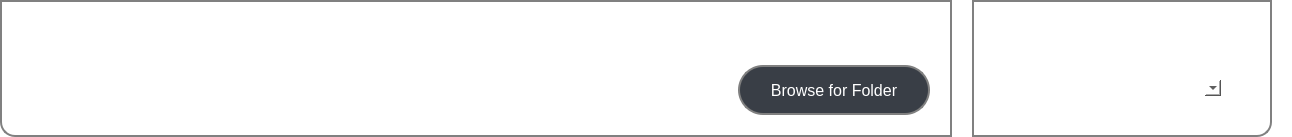
                     <widget class="QFrame" name="default_data_file_folder_frame">
                      <property name="styleSheet">
                       <string notr="true">border:0px solid white;
border-radius:0px;
background:transparent;</string>
                      </property>
                      <property name="frameShape">
                       <enum>QFrame::StyledPanel</enum>
                      </property>
                      <property name="frameShadow">
                       <enum>QFrame::Raised</enum>
                      </property>
                      <layout class="QHBoxLayout" name="horizontalLayout_23" stretch="1,0,0">
                       <property name="spacing">
                        <number>20</number>
                       </property>
                       <property name="leftMargin">
                        <number>0</number>
                       </property>
                       <property name="topMargin">
                        <number>0</number>
                       </property>
                       <property name="rightMargin">
                        <number>0</number>
                       </property>
                       <property name="bottomMargin">
                        <number>0</number>
                       </property>
                       <item>
                        <widget class="QFrame" name="frame_3">
                         <property name="styleSheet">
                          <string notr="true">border:2px solid gray;
border-top-left-radius: 0px;
border-top-right-radius: 0px;
border-bottom-left-radius: 15px;
border-bottom-right-radius: 0px;</string>
                         </property>
                         <property name="frameShape">
                          <enum>QFrame::StyledPanel</enum>
                         </property>
                         <property name="frameShadow">
                          <enum>QFrame::Raised</enum>
                         </property>
                         <layout class="QVBoxLayout" name="verticalLayout_36" stretch="0,1">
                          <property name="spacing">
                           <number>20</number>
                          </property>
                          <property name="leftMargin">
                           <number>20</number>
                          </property>
                          <property name="topMargin">
                           <number>20</number>
                          </property>
                          <property name="rightMargin">
                           <number>20</number>
                          </property>
                          <property name="bottomMargin">
                           <number>20</number>
                          </property>
                          <item>
                           <widget class="QLabel" name="label_21">
                            <property name="font">
                             <font>
                              <pointsize>14</pointsize>
                             </font>
                            </property>
                            <property name="styleSheet">
                             <string notr="true">border:0px;
color:white;</string>
                            </property>
                            <property name="text">
                             <string>Default Data File Folder</string>
                            </property>
                            <property name="alignment">
                             <set>Qt::AlignCenter</set>
                            </property>
                           </widget>
                          </item>
                          <item>
                           <widget class="QFrame" name="frame_49">
                            <property name="styleSheet">
                             <string notr="true">border:0px solid;
background:transparent;</string>
                            </property>
                            <property name="frameShape">
                             <enum>QFrame::StyledPanel</enum>
                            </property>
                            <property name="frameShadow">
                             <enum>QFrame::Raised</enum>
                            </property>
                            <layout class="QHBoxLayout" name="horizontalLayout_4" stretch="1,0">
                             <property name="spacing">
                              <number>20</number>
                             </property>
                             <property name="leftMargin">
                              <number>0</number>
                             </property>
                             <property name="topMargin">
                              <number>0</number>
                             </property>
                             <property name="rightMargin">
                              <number>0</number>
                             </property>
                             <property name="bottomMargin">
                              <number>0</number>
                             </property>
                             <item>
                              <widget class="QTextEdit" name="data_file_folder_name">
                               <property name="sizePolicy">
                                <sizepolicy hsizetype="Preferred" vsizetype="Preferred">
                                 <horstretch>0</horstretch>
                                 <verstretch>0</verstretch>
                                </sizepolicy>
                               </property>
                               <property name="minimumSize">
                                <size>
                                 <width>696</width>
                                 <height>50</height>
                                </size>
                               </property>
                               <property name="maximumSize">
                                <size>
                                 <width>16777215</width>
                                 <height>50</height>
                                </size>
                               </property>
                               <property name="font">
                                <font>
                                 <pointsize>12</pointsize>
                                </font>
                               </property>
                               <property name="styleSheet">
                                <string notr="true">background: white;
border-radius: 15px;
border: 0px solid black;</string>
                               </property>
                               <property name="verticalScrollBarPolicy">
                                <enum>Qt::ScrollBarAlwaysOff</enum>
                               </property>
                               <property name="readOnly">
                                <bool>true</bool>
                               </property>
                               <property name="markdown">
                                <string/>
                               </property>
                               <property name="html">
                                <string>&lt;!DOCTYPE HTML PUBLIC &quot;-//W3C//DTD HTML 4.0//EN&quot; &quot;http://www.w3.org/TR/REC-html40/strict.dtd&quot;&gt;
&lt;html&gt;&lt;head&gt;&lt;meta name=&quot;qrichtext&quot; content=&quot;1&quot; /&gt;&lt;style type=&quot;text/css&quot;&gt;
p, li { white-space: pre-wrap; }
&lt;/style&gt;&lt;/head&gt;&lt;body style=&quot; font-family:'MS Shell Dlg 2'; font-size:12pt; font-weight:400; font-style:normal;&quot;&gt;
&lt;p style=&quot;-qt-paragraph-type:empty; margin-top:0px; margin-bottom:0px; margin-left:0px; margin-right:0px; -qt-block-indent:0; text-indent:0px;&quot;&gt;&lt;br /&gt;&lt;/p&gt;&lt;/body&gt;&lt;/html&gt;</string>
                               </property>
                               <property name="placeholderText">
                                <string/>
                               </property>
                              </widget>
                             </item>
                             <item>
                              <widget class="QPushButton" name="browse_for_folders_btn">
                               <property name="minimumSize">
                                <size>
                                 <width>192</width>
                                 <height>50</height>
                                </size>
                               </property>
                               <property name="font">
                                <font>
                                 <pointsize>12</pointsize>
                                </font>
                               </property>
                               <property name="layoutDirection">
                                <enum>Qt::RightToLeft</enum>
                               </property>
                               <property name="styleSheet">
                                <string notr="true">QPushButton {
	border:2px solid gray;
	background-color: rgb(57, 62, 70);
	color:white;
	border-radius:25px;
}

QPushButton:hover {
	border:2px solid gray;
	background:white;
	color:black;
	border-radius:25px;
}

QPushButton:pressed {
	border:2px solid gray;
	background-color: rgb(57, 62, 70);
	color:white;
	border-radius:25px;
}</string>
                               </property>
                               <property name="text">
                                <string>Browse for Folder</string>
                               </property>
                               <property name="iconSize">
                                <size>
                                 <width>44</width>
                                 <height>37</height>
                                </size>
                               </property>
                              </widget>
                             </item>
                            </layout>
                           </widget>
                          </item>
                         </layout>
                        </widget>
                       </item>
                       <item>
                        <widget class="QFrame" name="frame_8">
                         <property name="minimumSize">
                          <size>
                           <width>300</width>
                           <height>0</height>
                          </size>
                         </property>
                         <property name="maximumSize">
                          <size>
                           <width>16777215</width>
                           <height>16777215</height>
                          </size>
                         </property>
                         <property name="styleSheet">
                          <string notr="true">border:2px solid gray;
border-top-left-radius: 0px;
border-top-right-radius: 0px;
border-bottom-left-radius: 0px;
border-bottom-right-radius: 15px;</string>
                         </property>
                         <property name="frameShape">
                          <enum>QFrame::StyledPanel</enum>
                         </property>
                         <property name="frameShadow">
                          <enum>QFrame::Raised</enum>
                         </property>
                         <layout class="QVBoxLayout" name="verticalLayout_26" stretch="0,1">
                          <item>
                           <widget class="QLabel" name="label_17">
                            <property name="font">
                             <font>
                              <pointsize>14</pointsize>
                             </font>
                            </property>
                            <property name="styleSheet">
                             <string notr="true">border:0px;
color:white;</string>
                            </property>
                            <property name="text">
                             <string>Comm Link</string>
                            </property>
                            <property name="alignment">
                             <set>Qt::AlignCenter</set>
                            </property>
                           </widget>
                          </item>
                          <item>
                           <widget class="QFrame" name="frame_42">
                            <property name="styleSheet">
                             <string notr="true">border:0px;</string>
                            </property>
                            <property name="frameShape">
                             <enum>QFrame::StyledPanel</enum>
                            </property>
                            <property name="frameShadow">
                             <enum>QFrame::Raised</enum>
                            </property>
                            <layout class="QVBoxLayout" name="verticalLayout_27" stretch="0,1,0">
                             <property name="spacing">
                              <number>6</number>
                             </property>
                             <property name="leftMargin">
                              <number>40</number>
                             </property>
                             <property name="rightMargin">
                              <number>40</number>
                             </property>
                             <property name="bottomMargin">
                              <number>0</number>
                             </property>
                             <item>
                              <widget class="QLabel" name="label_18">
                               <property name="minimumSize">
                                <size>
                                 <width>0</width>
                                 <height>0</height>
                                </size>
                               </property>
                               <property name="font">
                                <font>
                                 <pointsize>12</pointsize>
                                </font>
                               </property>
                               <property name="styleSheet">
                                <string notr="true">color:white;</string>
                               </property>
                               <property name="text">
                                <string>Active Comm Port</string>
                               </property>
                               <property name="alignment">
                                <set>Qt::AlignCenter</set>
                               </property>
                              </widget>
                             </item>
                             <item>
                              <widget class="QComboBox" name="comboBox">
                               <property name="minimumSize">
                                <size>
                                 <width>0</width>
                                 <height>0</height>
                                </size>
                               </property>
                               <property name="styleSheet">
                                <string notr="true">background:white;
border-bottom-left-radius:0px;</string>
                               </property>
                              </widget>
                             </item>
                             <item>
                              <widget class="QFrame" name="frame_45">
                               <property name="frameShape">
                                <enum>QFrame::StyledPanel</enum>
                               </property>
                               <property name="frameShadow">
                                <enum>QFrame::Raised</enum>
                               </property>
                               <layout class="QVBoxLayout" name="verticalLayout_28">
                                <property name="leftMargin">
                                 <number>0</number>
                                </property>
                               </layout>
                              </widget>
                             </item>
                            </layout>
                           </widget>
                          </item>
                         </layout>
                        </widget>
                       </item>
                       <item>
                        <widget class="QFrame" name="frame_12">
                         <property name="styleSheet">
                          <string notr="true">border:0px solid white;
background:transparent;</string>
                         </property>
                         <property name="frameShape">
                          <enum>QFrame::StyledPanel</enum>
                         </property>
                         <property name="frameShadow">
                          <enum>QFrame::Raised</enum>
                         </property>
                         <layout class="QVBoxLayout" name="verticalLayout_18">
                          <property name="spacing">
                           <number>20</number>
                          </property>
                          <property name="leftMargin">
                           <number>0</number>
                          </property>
                          <property name="topMargin">
                           <number>0</number>
                          </property>
                          <property name="rightMargin">
                           <number>0</number>
                          </property>
                          <property name="bottomMargin">
                           <number>0</number>
                          </property>
                         </layout>
                        </widget>
                       </item>
                      </layout>
                     </widget>
